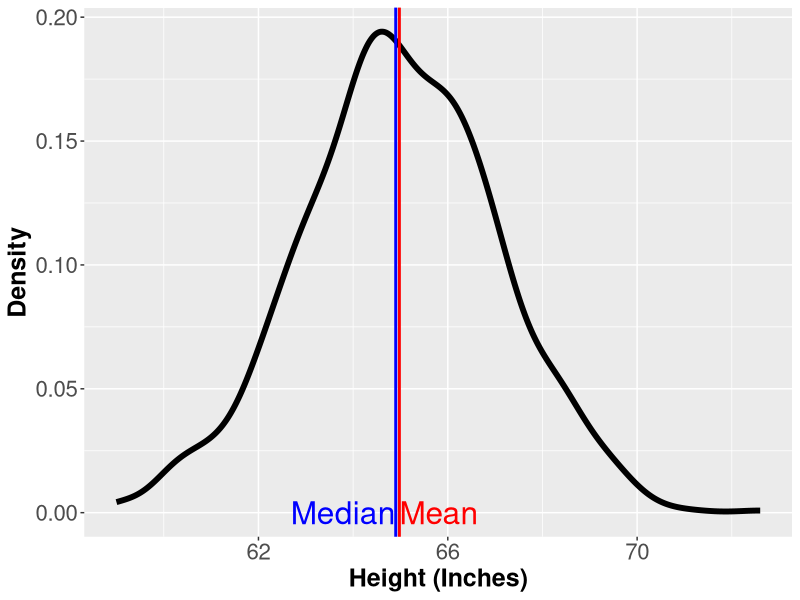
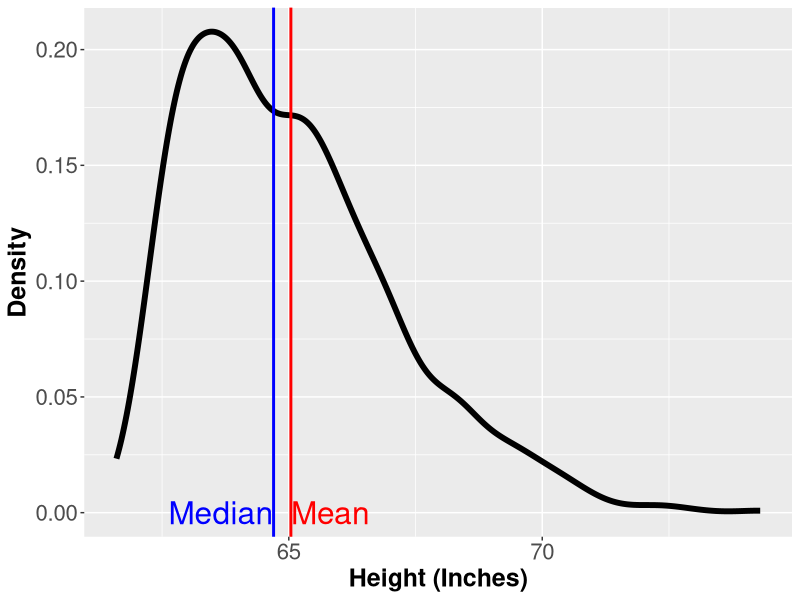
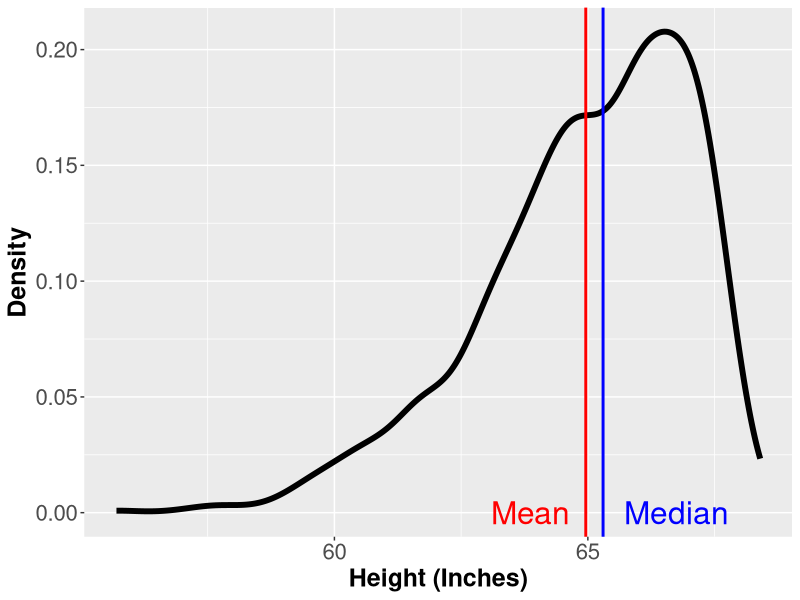

These figures' R source, in order:
## ---- chunk 1
library(tidyverse)
library(fGarch)
library(gganimate)
library(lubridate)
library(scales)
options(knitr.table.format = "latex")
## ---- chunk 2
set.seed(1)
d <- data.frame(Height = round(rnorm(mean = 65, sd = 2, n = 1000), 1))
ggplot(d, aes(Height)) +
  stat_density(geom = "line", size = 2) +
  theme(axis.text = element_text(size = 16), axis.title = element_text(size = 18,face = "bold")) +
  geom_vline(xintercept = mean(d$Height), linetype = 1, size = 1, color = "red") +
  geom_vline(xintercept = median(d$Height), linetype = 1, size = 1, color = "blue") +
  annotate("text", y = 0, label = "Mean", size = 8, color = "red", x = mean(d$Height), vjust = 0.5, hjust = 0) +
  annotate("text", y = 0, label = "Median", size = 8, color = "blue", x = median(d$Height), vjust = 0.5, hjust = 1) +
  ylab("Density") + xlab("Height (Inches)")
## ---- chunk 3
set.seed(1)
d <- data.frame(Height = round(rsnorm(mean = 65, sd = 2, xi = 3, n = 1000), 1))
ggplot(d, aes(Height)) +
  stat_density(geom = "line", size = 2) +
  theme(axis.text = element_text(size = 16), axis.title = element_text(size = 18,face = "bold")) +
  geom_vline(xintercept = mean(d$Height), linetype = 1, size = 1, color = "red") +
  geom_vline(xintercept = median(d$Height), linetype = 1, size = 1, color = "blue") +
  annotate("text", y = 0, label = "Mean", size = 8, color = "red", x = mean(d$Height), vjust = 0.5, hjust = 0) +
  annotate("text", y = 0, label = "Median", size = 8, color = "blue", x = median(d$Height), vjust = 0.5, hjust = 1) +
  ylab("Density") + xlab("Height (Inches)")
## ---- chunk 4
set.seed(1)
d <- data.frame(Height = round(rsnorm(mean = 65, sd = 2, xi = -3, n = 1000), 1))
ggplot(d, aes(Height)) +
  stat_density(geom = "line", size = 2) +
  theme(axis.text = element_text(size = 16), axis.title = element_text(size = 18,face = "bold")) +
  geom_vline(xintercept = mean(d$Height), linetype = 1, size = 1, color = "red") +
  geom_vline(xintercept = median(d$Height), linetype = 1, size = 1, color = "blue") +
  annotate("text", y = 0, label = "Mean", size = 8, color = "red", x = mean(d$Height), vjust = 0.5, hjust = 1.2) +
  annotate("text", y = 0, label = "Median", size = 8, color = "blue", x = median(d$Height), vjust = 0.5, hjust = -0.2) +
  ylab("Density") + xlab("Height (Inches)")
